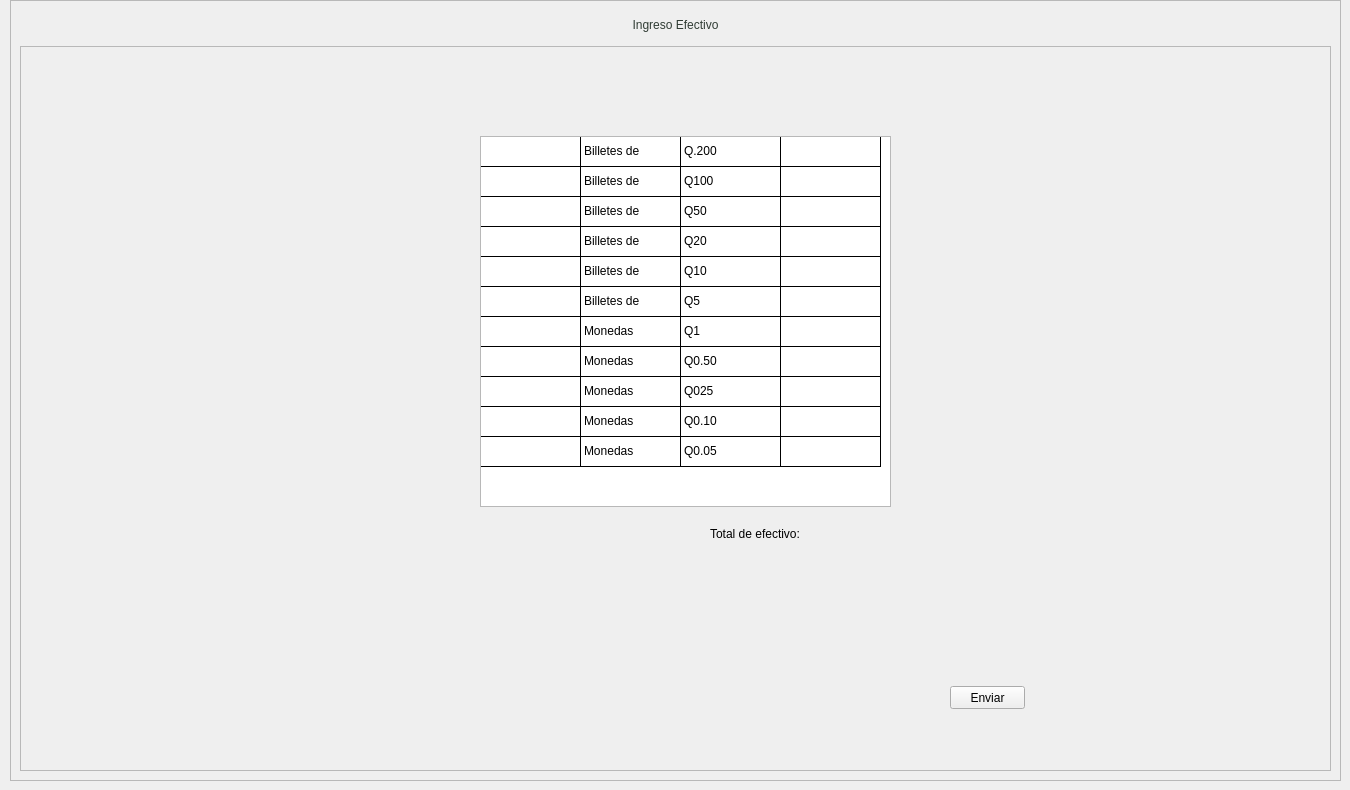
            <widget class="QWidget" name="page_2">
             <widget class="QFrame" name="frame_112">
              <property name="geometry">
               <rect>
                <x>10</x>
                <y>0</y>
                <width>1331</width>
                <height>781</height>
               </rect>
              </property>
              <property name="minimumSize">
               <size>
                <width>915</width>
                <height>0</height>
               </size>
              </property>
              <property name="frameShape">
               <enum>QFrame::StyledPanel</enum>
              </property>
              <property name="frameShadow">
               <enum>QFrame::Raised</enum>
              </property>
              <layout class="QVBoxLayout" name="verticalLayout_45">
               <item>
                <widget class="QLabel" name="label_62">
                 <property name="minimumSize">
                  <size>
                   <width>0</width>
                   <height>30</height>
                  </size>
                 </property>
                 <property name="maximumSize">
                  <size>
                   <width>16777215</width>
                   <height>30</height>
                  </size>
                 </property>
                 <property name="styleSheet">
                  <string notr="true">color: rgb(48, 60, 52);
font: bold 15pt &quot;Nunito&quot;;</string>
                 </property>
                 <property name="text">
                  <string>Ingreso Efectivo</string>
                 </property>
                 <property name="alignment">
                  <set>Qt::AlignCenter</set>
                 </property>
                </widget>
               </item>
               <item>
                <widget class="QFrame" name="frame_114">
                 <property name="minimumSize">
                  <size>
                   <width>0</width>
                   <height>75</height>
                  </size>
                 </property>
                 <property name="frameShape">
                  <enum>QFrame::StyledPanel</enum>
                 </property>
                 <property name="frameShadow">
                  <enum>QFrame::Raised</enum>
                 </property>
                 <widget class="QTableWidget" name="tableWidget">
                  <property name="geometry">
                   <rect>
                    <x>460</x>
                    <y>90</y>
                    <width>411</width>
                    <height>371</height>
                   </rect>
                  </property>
                  <property name="styleSheet">
                   <string notr="true">gridline-color: rgb(0, 0, 0);</string>
                  </property>
                  <property name="showGrid">
                   <bool>true</bool>
                  </property>
                  <property name="rowCount">
                   <number>11</number>
                  </property>
                  <attribute name="horizontalHeaderVisible">
                   <bool>false</bool>
                  </attribute>
                  <attribute name="horizontalHeaderHighlightSections">
                   <bool>true</bool>
                  </attribute>
                  <attribute name="verticalHeaderVisible">
                   <bool>false</bool>
                  </attribute>
                  <row/>
                  <row/>
                  <row/>
                  <row/>
                  <row/>
                  <row/>
                  <row/>
                  <row/>
                  <row/>
                  <row/>
                  <row/>
                  <column>
                   <property name="text">
                    <string>Cantidad</string>
                   </property>
                  </column>
                  <column>
                   <property name="text">
                    <string>Descripción</string>
                   </property>
                  </column>
                  <column>
                   <property name="text">
                    <string>Monto</string>
                   </property>
                  </column>
                  <column>
                   <property name="text">
                    <string>Total</string>
                   </property>
                  </column>
                  <item row="0" column="1">
                   <property name="text">
                    <string>Billetes de</string>
                   </property>
                  </item>
                  <item row="0" column="2">
                   <property name="text">
                    <string>Q.200</string>
                   </property>
                  </item>
                  <item row="0" column="3">
                   <property name="text">
                    <string/>
                   </property>
                  </item>
                  <item row="1" column="0">
                   <property name="text">
                    <string/>
                   </property>
                  </item>
                  <item row="1" column="1">
                   <property name="text">
                    <string>Billetes de</string>
                   </property>
                  </item>
                  <item row="1" column="2">
                   <property name="text">
                    <string>Q100</string>
                   </property>
                  </item>
                  <item row="2" column="1">
                   <property name="text">
                    <string>Billetes de</string>
                   </property>
                  </item>
                  <item row="2" column="2">
                   <property name="text">
                    <string>Q50</string>
                   </property>
                  </item>
                  <item row="2" column="3">
                   <property name="text">
                    <string/>
                   </property>
                  </item>
                  <item row="3" column="0">
                   <property name="text">
                    <string/>
                   </property>
                  </item>
                  <item row="3" column="1">
                   <property name="text">
                    <string>Billetes de</string>
                   </property>
                  </item>
                  <item row="3" column="2">
                   <property name="text">
                    <string>Q20</string>
                   </property>
                  </item>
                  <item row="4" column="1">
                   <property name="text">
                    <string>Billetes de</string>
                   </property>
                  </item>
                  <item row="4" column="2">
                   <property name="text">
                    <string>Q10</string>
                   </property>
                  </item>
                  <item row="5" column="1">
                   <property name="text">
                    <string>Billetes de</string>
                   </property>
                  </item>
                  <item row="5" column="2">
                   <property name="text">
                    <string>Q5</string>
                   </property>
                  </item>
                  <item row="6" column="1">
                   <property name="text">
                    <string>Monedas</string>
                   </property>
                  </item>
                  <item row="6" column="2">
                   <property name="text">
                    <string>Q1</string>
                   </property>
                  </item>
                  <item row="7" column="1">
                   <property name="text">
                    <string>Monedas</string>
                   </property>
                  </item>
                  <item row="7" column="2">
                   <property name="text">
                    <string>Q0.50</string>
                   </property>
                  </item>
                  <item row="8" column="1">
                   <property name="text">
                    <string>Monedas</string>
                   </property>
                  </item>
                  <item row="8" column="2">
                   <property name="text">
                    <string>Q025</string>
                   </property>
                  </item>
                  <item row="9" column="1">
                   <property name="text">
                    <string>Monedas</string>
                   </property>
                  </item>
                  <item row="9" column="2">
                   <property name="text">
                    <string>Q0.10</string>
                   </property>
                  </item>
                  <item row="10" column="1">
                   <property name="text">
                    <string>Monedas</string>
                   </property>
                  </item>
                  <item row="10" column="2">
                   <property name="text">
                    <string>Q0.05</string>
                   </property>
                  </item>
                 </widget>
                 <widget class="QLabel" name="label_5">
                  <property name="geometry">
                   <rect>
                    <x>690</x>
                    <y>480</y>
                    <width>91</width>
                    <height>16</height>
                   </rect>
                  </property>
                  <property name="text">
                   <string>Total de efectivo:</string>
                  </property>
                 </widget>
                 <widget class="QLabel" name="label_6">
                  <property name="geometry">
                   <rect>
                    <x>790</x>
                    <y>480</y>
                    <width>47</width>
                    <height>13</height>
                   </rect>
                  </property>
                  <property name="text">
                   <string/>
                  </property>
                 </widget>
                 <widget class="QPushButton" name="pushButton">
                  <property name="geometry">
                   <rect>
                    <x>930</x>
                    <y>640</y>
                    <width>75</width>
                    <height>23</height>
                   </rect>
                  </property>
                  <property name="text">
                   <string>Enviar</string>
                  </property>
                 </widget>
                </widget>
               </item>
              </layout>
             </widget>
            </widget>
